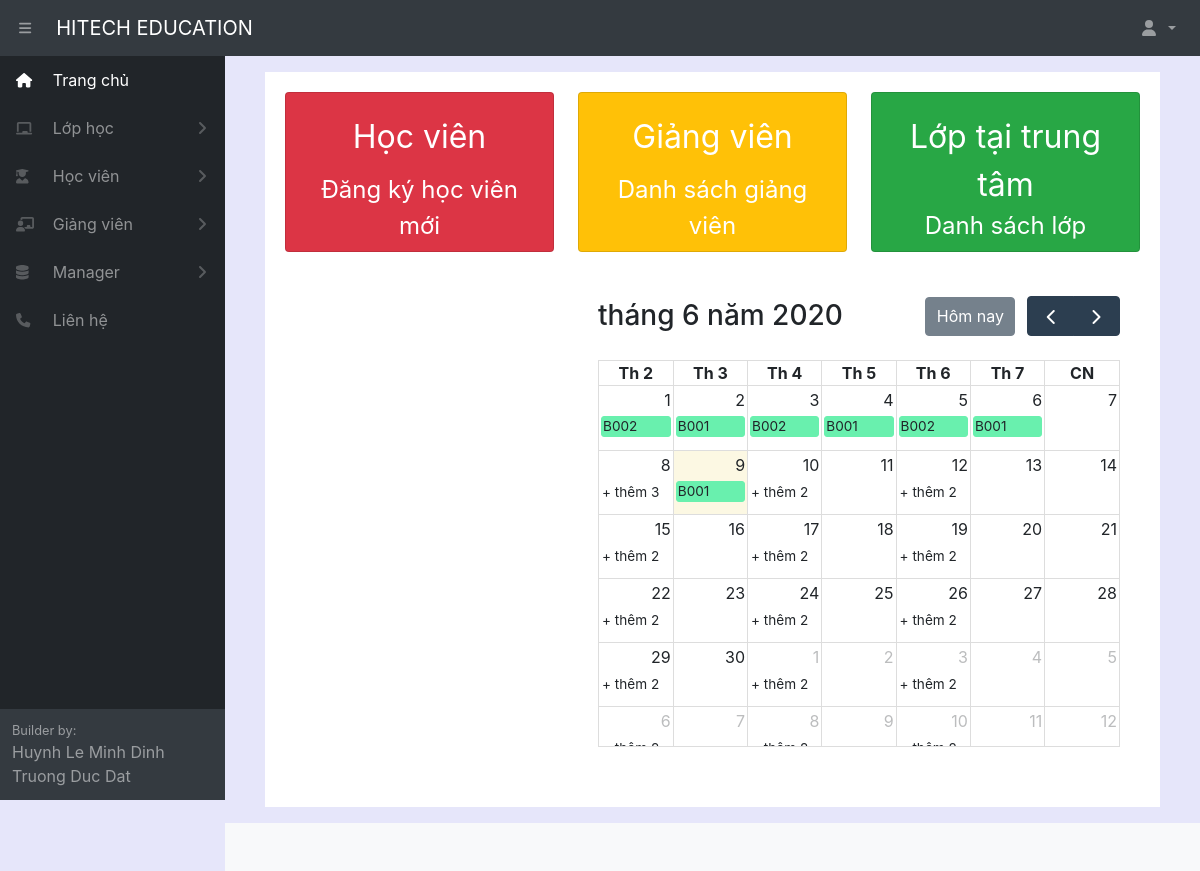
Page / (signed in) on the earlier database version.
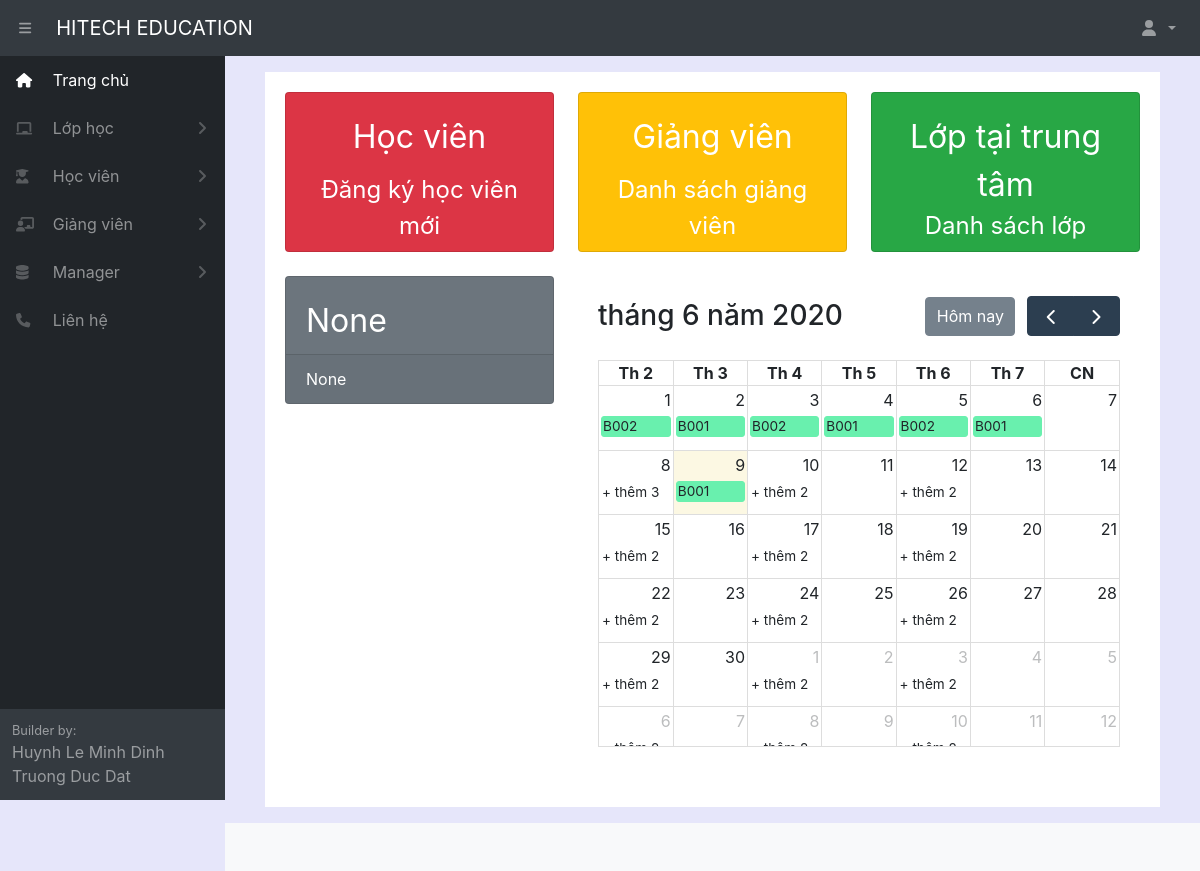
Same page on the later database version.
### home/models.py (models this page shows, shortened)
class Notify(models.Model):
    title = models.CharField(max_length=100, blank=True, null=True, verbose_name="Tiêu đề")
    content = models.CharField(max_length=1000, blank=True, null=True, verbose_name="Nội dung")
    create_date = models.DateField(auto_now_add=True, verbose_name="Ngày đăng")
    active = models.BooleanField(default=True, verbose_name="Trạng thái")
    class Meta:
        ordering =["title"]
        verbose_name_plural = "Thông báo"

### home/views.py (the view)
# urls.py: 2. Add a URL to urlpatterns:  path('', views.home, name='home')
@login_required(login_url='login')
def home(request):
    notify = Notify.objects.all()
    listclass = Classname.objects.all()
    for i1 in listclass:
        startdate = datetime.strptime(str(i1.startdate), '%Y-%m-%d')
        today = datetime.now()
        student = Student.objects.all()
        if startdate <= today:
            i1.active=1
            i1.save()
        for a in student:
            if i1.pk==a.classname_id:
                if startdate <= today:
                    a.active=1
                    a.save()
    schedule = Schedule.objects.all()
    for i2 in schedule:
        daylearn = datetime.strptime(str(i2.daylearn), '%Y-%m-%d')
        today = datetime.now()
        if daylearn < today:
            i2.active=1
            i2.save()
    context = {'schedule':schedule,'notify':notify}
    return render(request, 'pages/home.html',context)

### home/templates/pages/home.html (shortened to what this page needs)
{% extends "pages/base.html" %}
{% block content %}
<div class="card-body">
    <div class="row">
        <div class="col-xl-4 col-md-12">
            <div class="card bg-danger text-white mb-4" style="height: 10em;">
                <div class="card-body" style="font-size: 2em; text-align: center;">Học viên</div>
                <a href="createstudent" class="btn btn-danger" style="font-size: 1.5em; color: white;">
                    Đăng ký học viên mới
                </a>
            </div>
        </div>
        <div class="col-xl-4 col-md-12">
            <div class="card bg-warning text-white mb-4" style="height: 10em;">
                <div class="card-body" style="font-size: 2em; text-align: center;">Giảng viên</div>
                <a href="listteacher/" class="btn btn-warning" style="font-size: 1.5em; color: white;">
                    Danh sách giảng viên
                </a>
            </div>
        </div>
        <div class="col-xl-4 col-md-12">
            <div class="card bg-success text-white mb-4" style="height: 10em;">
                <div class="card-body" style="font-size: 2em; text-align: center;">Lớp tại trung tâm</div>
                <a href="listclass/" class="btn btn-success" style="font-size: 1.5em; color: white;">
                    Danh sách lớp
                </a>
            </div>
        </div>
    </div>
    <div class="row">
        <div class="col-md-12">
            <Div class="row">
                <div class="col-xl-4 col-md-12">
                    {% for i in notify %}
                    {% if i.active == 0 %}
                    <div class="card bg-secondary text-white mb-4" style="height: 8em;">
                        <div class="card-body" style="font-size: 2em;">{{i.title}}</div>
                        <div class="card-footer d-flex align-items-center justify-content-between">
                            {{i.content}}
                        </div>
                    </div>
                    {% endif %}
                    {% endfor %}
                </div>
                <div class="col-xl-8 col-md-12">
                    <div class="card-body" style="margin:0 auto; width: 100%;">
                        <div id="calendar" style=" width: 100%; height: 50%; margin: 0 20px 20px 0;">
                        </div>
                    </div>
                </div>
            </Div>
        </div>
    </div>
</div>
{% endblock %}

Differences in the rows shown:
added Notify: title "None", content "None"
